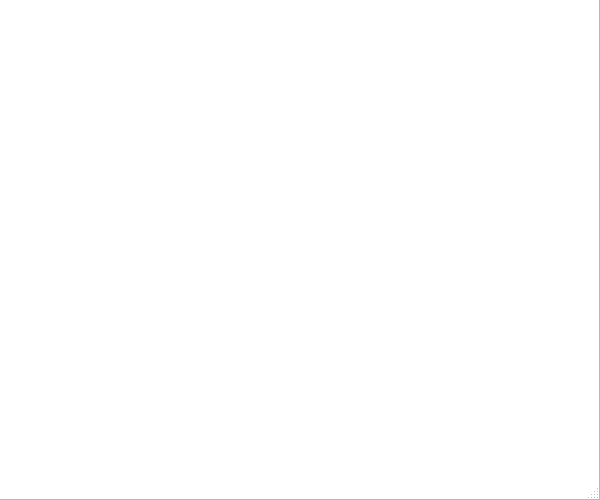
<?xml version="1.0" encoding="UTF-8"?>
<ui version="4.0">
 <class>ErrorReporterDialog</class>
 <widget class="QDialog" name="ErrorReporterDialog">
  <property name="geometry">
   <rect>
    <x>0</x>
    <y>0</y>
    <width>600</width>
    <height>500</height>
   </rect>
  </property>
  <property name="windowTitle">
   <string>Error Reporter</string>
  </property>
  <property name="sizeGripEnabled">
   <bool>true</bool>
  </property>
  <widget class="QWidget" name="gridLayoutWidget">
   <property name="geometry">
    <rect>
     <x>-1</x>
     <y>-1</y>
     <width>601</width>
     <height>501</height>
    </rect>
   </property>
   <layout class="QGridLayout" name="gridLayout">
    <item row="0" column="0">
     <widget class="QPlainTextEdit" name="plainTextEdit">
      <property name="font">
       <font>
        <family>Courier</family>
        <pointsize>12</pointsize>
       </font>
      </property>
      <property name="cursor" stdset="0">
       <cursorShape>IBeamCursor</cursorShape>
      </property>
      <property name="readOnly">
       <bool>true</bool>
      </property>
      <property name="centerOnScroll">
       <bool>false</bool>
      </property>
     </widget>
    </item>
   </layout>
  </widget>
 </widget>
 <resources/>
 <connections/>
</ui>
